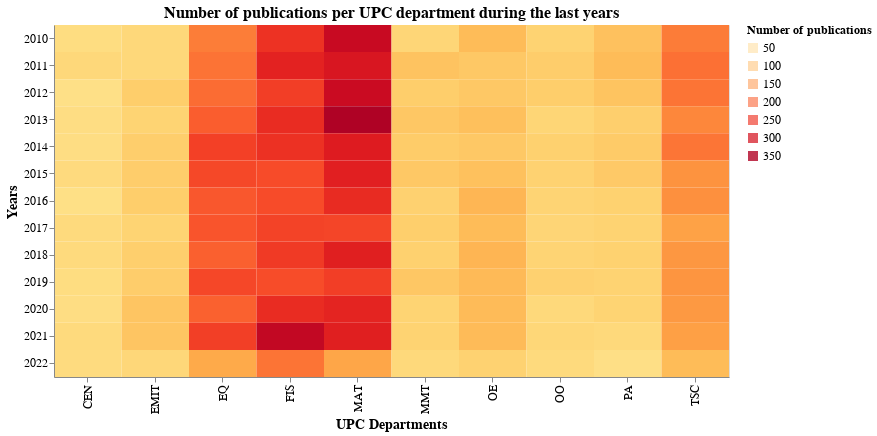

Notebook source saved alongside this figure:
### Markdown cell above
Now we will add specific additional information about the selected elements as the max, min and average paper production per department, the whole department name and the years where they have been performing better.

### Code cell
base = alt.Chart(df1_complete).mark_rect().encode(
    x=alt.X('DEPARTAMENT UPC ACRO', title='UPC Departments', axis = alt.Axis (labelFontSize=12, titleFontSize = 14)),
    y=alt.Y('ANYS:O', title='Years', axis = alt.Axis (labelFontSize=12, titleFontSize = 14)),
).properties (
        title=alt.TitleParams("Number of publications per UPC department during the last years",fontSize=16),
        width = 675,
        height = 352
)

chart = base.encode(
    color=alt.condition(click1, alt.Color('PUBLICACIONS:Q',
              title='Number of publications',
              scale=alt.Scale(scheme='yelloworangered'), legend = alt.Legend(titleFontSize = 12, labelFontSize=12)), alt.value('grey')),
    opacity = alt.condition(click1, alt.value(1), alt.Opacity('PUBLICACIONS:Q')),
    ).add_selection(
      click1
    )

overlay = base.encode(
    x=alt.X('DEPARTAMENT UPC ACRO:N'),
    y=alt.Y('ANYS:O'),
    tooltip = [alt.Tooltip('DEPARTAMENT UPC'), alt.Tooltip('Mean publications per year'), alt.Tooltip('Max publications'),
            alt.Tooltip('Min publications'), alt.Tooltip('Year max publications'),alt.Tooltip('Year min publications')],
    opacity = alt.value(0),
    ).transform_filter(
        click1
    )


vis1 = chart + overlay

vis1.interactive()

### Figure 1 — Vega-Lite specification as saved in the notebook (floating-point values rounded to 4 significant figures; data arrays with more than 128 entries replaced by an {"elided": "..."} marker saying what was removed)
{"config": {"view": {"continuousWidth": 400, "continuousHeight": 300}}, "layer": [{"mark": "rect", "encoding": {"color": {"condition": {"field": "PUBLICACIONS", "legend": {"labelFontSize": 12, "titleFontSize": 12}, "scale": {"scheme": "yelloworangered"}, "title": "Number of publications", "type": "quantitative", "selection": "selector001"}, "value": "grey"}, "opacity": {"condition": {"value": 1, "selection": "selector001"}, "field": "PUBLICACIONS", "type": "quantitative"}, "x": {"axis": {"labelFontSize": 12, "titleFontSize": 14}, "field": "DEPARTAMENT UPC ACRO", "title": "UPC Departments", "type": "nominal"}, "y": {"axis": {"labelFontSize": 12, "titleFontSize": 14}, "field": "ANYS", "title": "Years", "type": "ordinal"}}, "height": 352, "selection": {"selector001": {"type": "multi", "fields": ["DEPARTAMENT UPC ACRO"]}, "selector006": {"type": "interval", "bind": "scales", "encodings": ["x", "y"]}}, "title": {"text": "Number of publications per UPC department during the last years", "fontSize": 16}, "width": 675}, {"mark": "rect", "encoding": {"opacity": {"value": 0}, "tooltip": [{"field": "DEPARTAMENT UPC", "type": "nominal"}, {"field": "Mean publications per year", "type": "quantitative"}, {"field": "Max publications", "type": "quantitative"}, {"field": "Min publications", "type": "quantitative"}, {"field": "Year max publications", "type": "nominal"}, {"field": "Year min publications", "type": "nominal"}], "x": {"field": "DEPARTAMENT UPC ACRO", "type": "nominal"}, "y": {"field": "ANYS", "type": "ordinal"}}, "height": 352, "title": {"text": "Number of publications per UPC department during the last years", "fontSize": 16}, "transform": [{"filter": {"selection": "selector001"}}], "width": 675}], "data": {"name": "data-15fc166f4607b9f53dc86e38c575c4a2"}, "$schema": "https://vega.github.io/schema/vega-lite/v4.17.0.json", "datasets": {"data-15fc166f4607b9f53dc86e38c575c4a2": {"elided": "130 records"}}}
